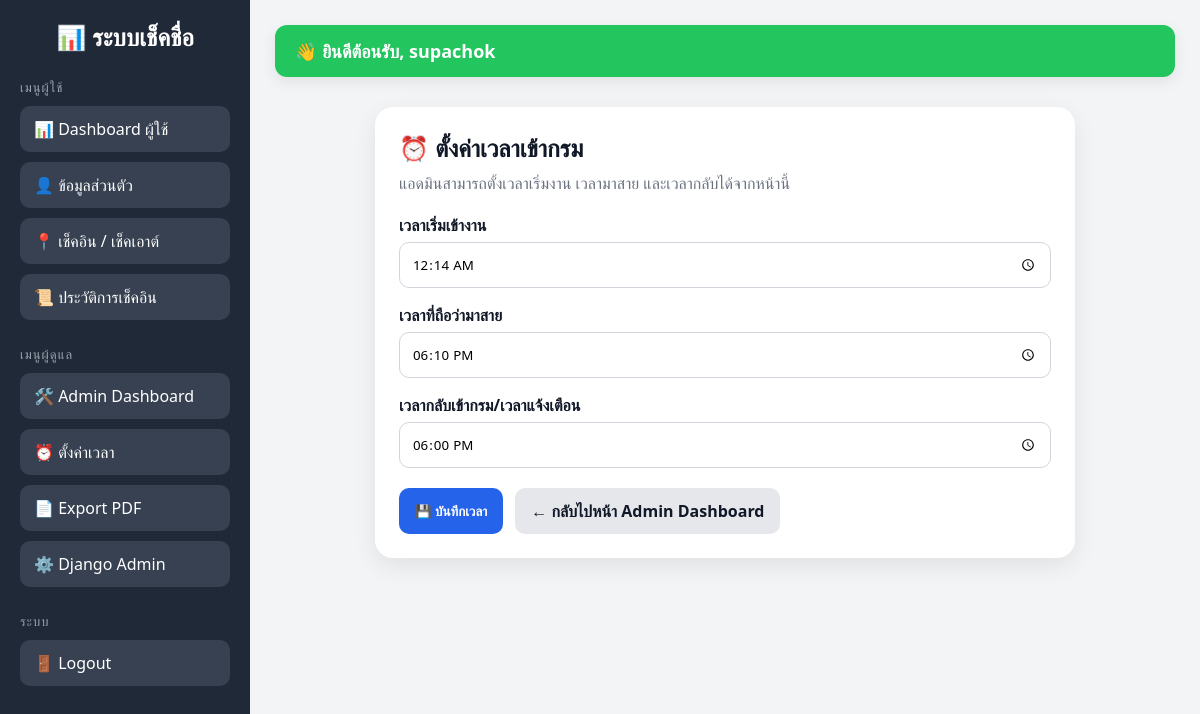
The page /time-settings/ (signed in) on the database its author committed.
### checkin/models.py (models this page shows, shortened)
class SystemSetting(models.Model):
    checkin_start_time = models.TimeField(default='08:00')
    late_time = models.TimeField(default='08:30')
    return_deadline = models.TimeField(default='18:00')
    updated_at = models.DateTimeField(auto_now=True)
    class Meta:
        verbose_name = "System Setting"
        verbose_name_plural = "System Settings"

### checkin/views.py (the view, shortened to what this page needs)
# urls.py: path('time-settings/', views.time_settings_view, name='time_settings'),
@login_required
def time_settings_view(request):
    if not request.user.is_staff:
        messages.error(request, 'คุณไม่มีสิทธิ์เข้าใช้งานหน้านี้')
        return redirect('dashboard')
    setting = get_system_setting()
    return render(request, 'time_settings.html', {'setting': setting})

### checkin/views.py (called while the page is built)
def get_system_setting():
    setting = SystemSetting.objects.first()
    if not setting:
        setting = SystemSetting.objects.create(
            checkin_start_time='08:00',
            late_time='08:30',
            return_deadline='18:00',
        )
    return setting

### checkin/templates/time_settings.html (shortened to what this page needs)
{% extends 'base.html' %}
{% block content %}
<div class="page-wrap">
    <div class="card">
        <div class="title">⏰ ตั้งค่าเวลาเข้ากรม</div>
        <div class="subtitle">แอดมินสามารถตั้งเวลาเริ่มงาน เวลามาสาย และเวลากลับได้จากหน้านี้</div>
        <form method="POST">
            <div class="form-group">
                <label>เวลาเริ่มเข้างาน</label>
                <input type="time" name="checkin_start_time" value="{{ setting.checkin_start_time|time:'H:i' }}"
                    required>
            </div>
            <div class="form-group">
                <label>เวลาที่ถือว่ามาสาย</label>
                <input type="time" name="late_time" value="{{ setting.late_time|time:'H:i' }}" required>
            </div>
            <div class="form-group">
                <label>เวลากลับเข้ากรม/เวลาแจ้งเตือน</label>
                <input type="time" name="return_deadline" value="{{ setting.return_deadline|time:'H:i' }}" required>
            </div>
            <div class="btn-row">
                <button type="submit" class="btn btn-primary">💾 บันทึกเวลา</button>
                <a href="{% url 'admin_dashboard' %}" class="btn btn-secondary">← กลับไปหน้า Admin Dashboard</a>
            </div>
        </form>
    </div>
</div>
{% endblock %}

### checkin/templates/base.html (shortened to what this page needs)
<!DOCTYPE html>
<html lang="th">
<head>
</head>
<body>
    <div class="layout">
        <div class="sidebar">
            <h2>📊 ระบบเช็คชื่อ</h2>
            <div class="menu-group">
                <div class="menu-title">เมนูผู้ใช้</div>
                <a href="{% url 'dashboard' %}">📊 Dashboard ผู้ใช้</a>
                <a href="{% url 'profile' %}">👤 ข้อมูลส่วนตัว</a>
                <a href="{% url 'checkin' %}">📍 เช็คอิน / เช็คเอาต์</a>
                <a href="{% url 'history' %}">📜 ประวัติการเช็คอิน</a>
            </div>
            {% if request.user.is_staff %}
            <div class="menu-group">
                <div class="menu-title">เมนูผู้ดูแล</div>
                <a href="{% url 'admin_dashboard' %}">🛠️ Admin Dashboard</a>
                <a href="{% url 'time_settings' %}">⏰ ตั้งค่าเวลา</a>
                <a href="{% url 'export_pdf' %}">📄 Export PDF</a>
                <a href="/admin/">⚙️ Django Admin</a>
            </div>
            {% endif %}
            <div class="menu-group">
                <div class="menu-title">ระบบ</div>
                <a href="{% url 'logout' %}">🚪 Logout</a>
            </div>
        </div>
        <div class="content">
            <div class="topbar">
                👋 ยินดีต้อนรับ, {{ request.user.username }}
            </div>
            {% block content %}
            {% endblock %}
        </div>
    </div>
</body>
</html>

### checkin/templates/base.html (style rules this page uses)
* { box-sizing: border-box; margin: 0; padding: 0; font-family: "Segoe UI", Tahoma, Geneva, Verdana, sans-serif; }
body { background: #f3f4f6; color: #111827; }
.layout { display: flex; min-height: 100vh; }
.sidebar { width: 250px; background: #1f2937; color: white; padding: 20px; position: fixed; top: 0; left: 0; height: 100vh; overflow-y: auto; }
.sidebar h2 { font-size: 24px; margin-bottom: 25px; text-align: center; }
.menu-group { margin-bottom: 25px; }
.menu-title { font-size: 13px; color: #9ca3af; margin-bottom: 10px; text-transform: uppercase; letter-spacing: 1px; }
.sidebar a { display: block; padding: 12px 14px; margin-bottom: 10px; text-decoration: none; color: white; background: #374151; border-radius: 10px; transition: 0.25s; font-weight: 500; }
.content { margin-left: 250px; width: calc(100% - 250px); padding: 25px; }
.topbar { background: #22c55e; color: white; padding: 14px 20px; border-radius: 12px; margin-bottom: 20px; font-size: 18px; font-weight: bold; box-shadow: 0 5px 15px rgba(0, 0, 0, 0.08); }

### checkin/templates/time_settings.html (style rules this page uses)
.page-wrap { max-width: 700px; margin: 30px auto; }
.card { background: white; border-radius: 18px; padding: 24px; box-shadow: 0 8px 25px rgba(0, 0, 0, 0.08); }
.title { font-size: 24px; font-weight: bold; margin-bottom: 8px; }
.subtitle { color: #6b7280; margin-bottom: 20px; }
.form-group { margin-bottom: 16px; }
.form-group label { display: block; font-weight: bold; margin-bottom: 6px; }
.form-group input { width: 100%; box-sizing: border-box; padding: 12px; border: 1px solid #d1d5db; border-radius: 10px; }
.btn-row { display: flex; gap: 12px; flex-wrap: wrap; margin-top: 20px; }
.btn { padding: 12px 16px; border-radius: 10px; text-decoration: none; font-weight: bold; border: none; cursor: pointer; }
.btn-primary { background: #2563eb; color: white; }
.btn-secondary { background: #e5e7eb; color: #111827; }

### rows shown on the page
SystemSetting: checkin_start_time "00:14", late_time "18:10", return_deadline "18:00"

### other values the page prints
{{ request.user.username }} "supachok"
